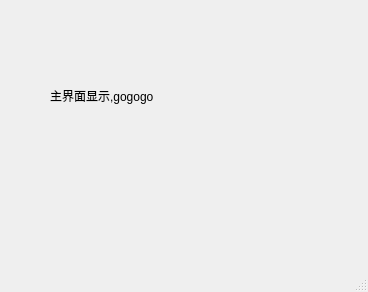
<?xml version="1.0" encoding="UTF-8"?>
<ui version="4.0">
 <class>MainWindow</class>
 <widget class="QMainWindow" name="MainWindow">
  <property name="geometry">
   <rect>
    <x>0</x>
    <y>0</y>
    <width>368</width>
    <height>292</height>
   </rect>
  </property>
  <property name="windowTitle">
   <string>MainWindow</string>
  </property>
  <widget class="QWidget" name="centralwidget">
   <widget class="QLabel" name="label">
    <property name="geometry">
     <rect>
      <x>50</x>
      <y>60</y>
      <width>231</width>
      <height>71</height>
     </rect>
    </property>
    <property name="text">
     <string>主界面显示,gogogo</string>
    </property>
   </widget>
  </widget>
  <widget class="QMenuBar" name="menubar">
   <property name="geometry">
    <rect>
     <x>0</x>
     <y>0</y>
     <width>368</width>
     <height>23</height>
    </rect>
   </property>
  </widget>
  <widget class="QStatusBar" name="statusbar"/>
 </widget>
 <resources/>
 <connections/>
</ui>
